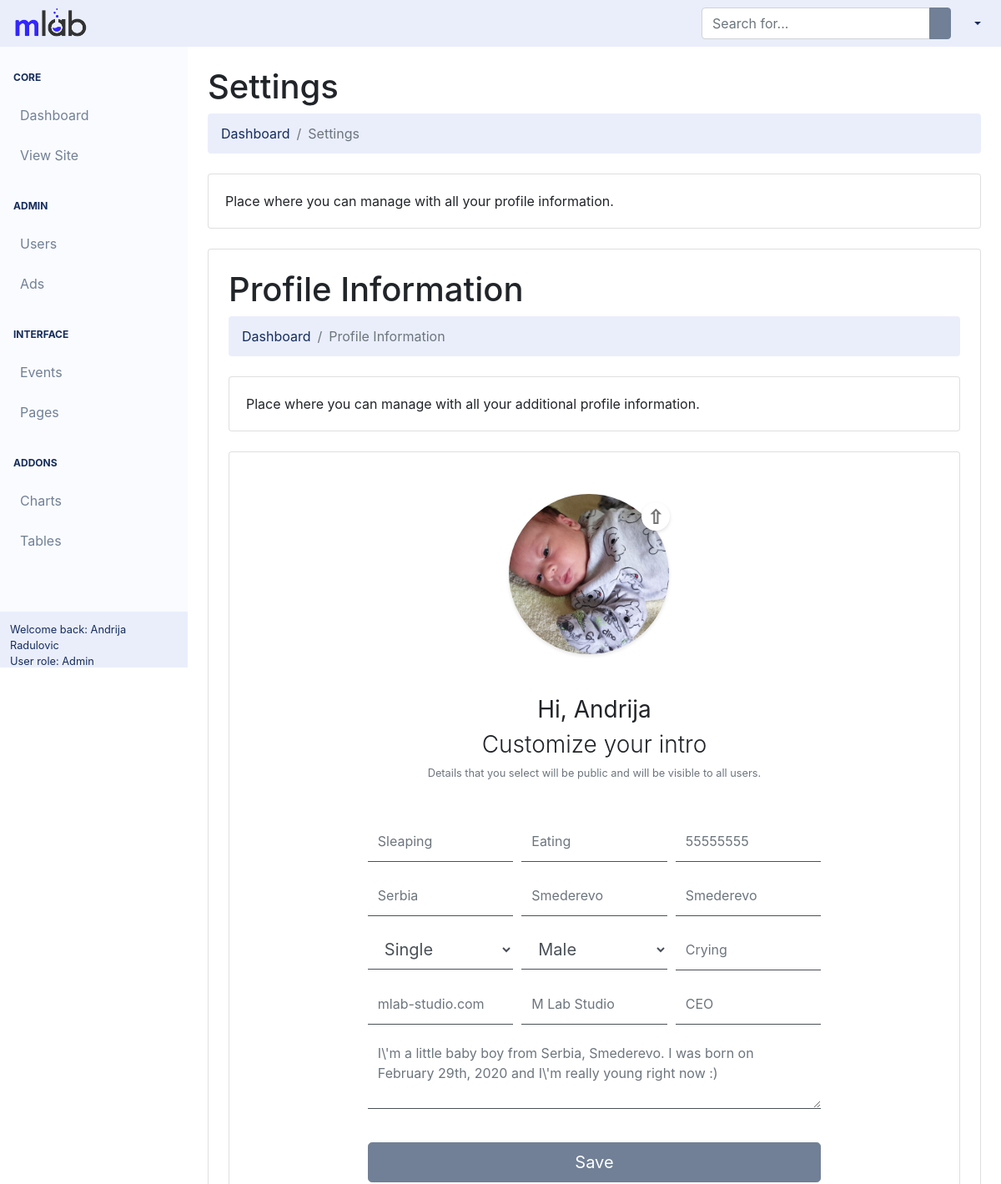
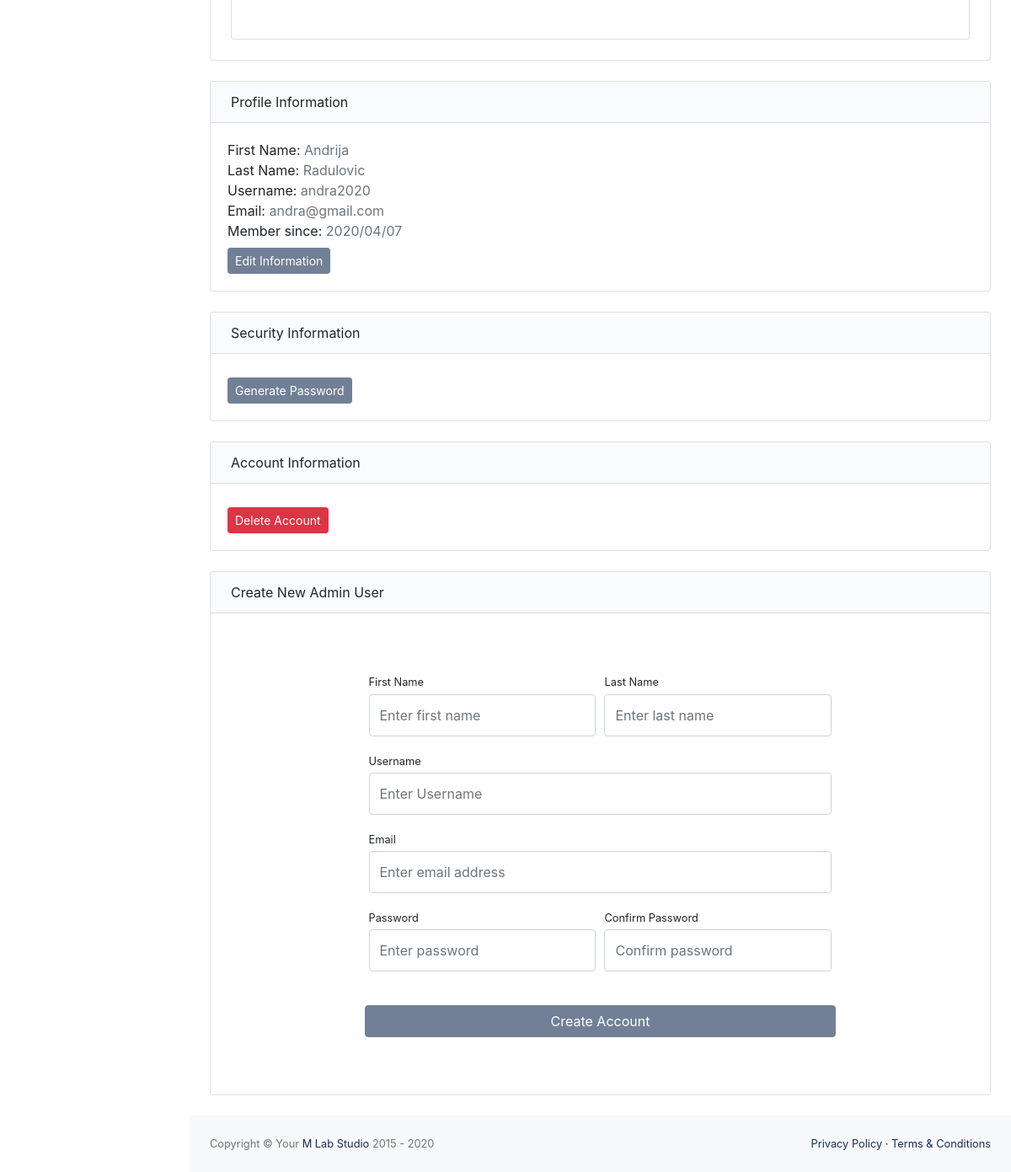
The page /backend/pages/profile-settings.php (signed in) on the database its author committed (2 pictures, top to bottom).
### tables this page shows
CREATE TABLE `users` (
  `id` int(255) NOT NULL,
  `fname` varchar(20) NOT NULL,
  `lname` varchar(20) NOT NULL,
  `username` varchar(100) NOT NULL,
  `email` varchar(100) NOT NULL,
  `password` varchar(100) NOT NULL,
  `profile_image` varchar(100) NOT NULL,
  `work` varchar(50) NOT NULL,
  `education` varchar(50) NOT NULL,
  `phone_number` varchar(30) NOT NULL,
  `state` varchar(30) NOT NULL,
  `current_city` varchar(30) NOT NULL,
  `home_town` varchar(30) NOT NULL,
  `relationship_status` varchar(30) NOT NULL,
  `gender` varchar(30) NOT NULL,
  `hobbies` varchar(100) NOT NULL,
  `website` varchar(30) NOT NULL,
  `company` varchar(30) NOT NULL,
  `position` varchar(30) NOT NULL,
  `bio` varchar(250) NOT NULL,
  `date` timestamp NOT NULL DEFAULT current_timestamp(),
  `user_role` int(10) NOT NULL
);

### backend/config/Db.php (called while the page is built)
<?php
$dbhost = 'localhost';
$dbuser = 'root';
$dbpass = '';
$dbname = 'app';
$db = new Database($dbhost, $dbuser, $dbpass, $dbname);

### backend/config/Database.php (called while the page is built, shortened)
<?php
require_once 'Db.php';
class Database
{
    public $connection;
    protected $query;
    public function __construct($dbhost = 'localhost', $dbuser = 'root', $dbpass = '', $dbname = 'app', $charset = 'utf8')
    {
        $this->connection = new mysqli($dbhost, $dbuser, $dbpass, $dbname);
        $this->connection->set_charset($charset);
    }
    public function query($query)
    {
        if ($this->query = $this->connection->prepare($query)) {
            if (func_num_args() > 1) {
                $x = func_get_args();
                $args = array_slice($x, 1);
                $types = '';
                $args_ref = array();
                foreach ($args as $k => &$arg) {
                    if (is_array($args[$k])) {
                        foreach ($args[$k] as $j => &$a) {
                            $types .= $this->_gettype($args[$k][$j]);
                            $args_ref[] = &$a;
                        }
                    } else {
                        $types .= $this->_gettype($args[$k]);
                        $args_ref[] = &$arg;
                    }
                }
                array_unshift($args_ref, $types);
                call_user_func_array(array($this->query, 'bind_param'), $args_ref);
            }
            $this->query->execute();
        } else {
            $this->error('Unable to prepare MySQL statement (check your syntax) - ' . $this->connection->error);
        }
        return $this;
    }
    public function fetchAll($callback = null)
    {
        $params = array();
        $row = array();
        $meta = $this->query->result_metadata();
        while ($field = $meta->fetch_field()) {
            $params[] = &$row[$field->name];
        }
        call_user_func_array(array($this->query, 'bind_result'), $params);
        $result = array();
        while ($this->query->fetch()) {
            $r = array();
            foreach ($row as $key => $val) {
                $r[$key] = $val;
            }
            if ($callback != null && is_callable($callback)) {
                $value = call_user_func($callback, $r);
                if ($value == 'break') break;
            } else {
                $result[] = $r;
            }
        }
        $this->query_closed = TRUE;
        return $result;
    }
    private function _gettype($var)
    {
        if (is_string($var)) return 's';
        if (is_int($var)) return 'i';
        return 'b';
    }
}

### backend/src/templates/template-parts/setting-page/additional-profile-information/additional-profile-information.php (called while the page is built, shortened)
<?php
include 'additional-profile-information-form.php';

### backend/config/Localization.php (called while the page is built, shortened)
<?php
class Localization
{
    static public function localizationString( string $select ): string
    {
        return self::$strings [ $select ] ?? '';
    }
    static private $strings = array(
        'customize'                         => 'Customize your intro',
        'detail_user'                       => 'Details that you select will be public and will be visible to all users.',
        'profile_information'               => 'Profile Information',
        'dashboard_breadcrumb'              => 'Dashboard',
        'profile_information_breadcrumb'    => 'Profile Information',
        'info_additional_information'       => 'Place where you can manage with all your additional profile information.',
        'relationship_status'               => 'Relationship status',
        'single'                            => 'Single',
        'in_relationship'                   => 'In a Relationship',
        'engaded'                           => 'Engaded',
        'married'                           => 'Married',
        'civil_partnership'                 => 'In a civil partnership',
        'domestic_partnership'              => 'In a domestic partnership',
        'open_partnership'                  => 'In a open relationship',
        'complicated'                       => 'It\'s complicated',
        'separated'                         => 'Separated',
        'divorced'                          => 'Divorced',
        'widowed'                           => 'Widowed',
        'gender'                            => 'Gender',
        'male'                              => 'Male',
        'female'                            => 'Female',
        'custom'                            => 'Custom',
        'not_to_say'                        => 'Prefer not to say',
    );
}

### backend/config/Functions.php (called while the page is built, shortened)
<?php
class Functions
{
    public function selectQuery($path, $dataQuery, $index, $placeholderIndex)
    {
        if (!empty($path)) :
            if (!empty($dataQuery[$index])) : return $path.$dataQuery[$index]; else : return $placeholderIndex; endif;
        else :
            if (!empty($dataQuery[$index])) : return $dataQuery[$index]; else : return $placeholderIndex; endif;
        endif;
    }
}
$function = new Functions();

### backend/src/templates/template-parts/setting-page/additional-profile-information/additional-profile-information-form.php (the view, shortened to what this page needs)
<?php
$username = $_SESSION['username'];
$selectAddProfile = $db->query('SELECT profile_image, work, education, phone_number, state, current_city, home_town, relationship_status, gender, hobbies, website, company, position, bio FROM users WHERE username = ?', $username)->fetchAll();
foreach ($selectAddProfile as $profile) {  ?>
<div class="container-fluid">
    <h1 class="mt-4"><?= Localization::localizationString('profile_information') ?></h1>
    <ol class="breadcrumb mb-4">
        <li class="breadcrumb-item"><a href="../../../../../../index.php"><?= Localization::localizationString('dashboard_breadcrumb') ?></a></li>
        <li class="breadcrumb-item active"><?= Localization::localizationString('profile_information_breadcrumb');?></li>
    </ol>
    <div class="card mb-4">
        <div class="card-body"><?= Localization::localizationString('info_additional_information') ?></div>
    </div>
    <div class="card mb-4">
        <div class="container">
            <div class="row justify-content-center">
                <div class="col-lg-8 mb-5">
                    <div class="border-0 rounded-lg mt-5">
                        <form class="md-form" method="post" enctype="multipart/form-data">
                            <?php include '../src/templates/auth/login/login.php'; ?>
                            <div class="container">
                                <div class="avatar-upload">
                                    <div class="avatar-edit">
                                        <label for="imageUpload"></label>
                                    </div>
                                    <div class="avatar-preview">
                                        <div id="imagePreview" style="background-image: url('<?= $function->selectQuery('../pages/assets/img/uploaded_image/', $profile, 'profile_image', '../pages/assets/img/brands/avatar.png') ?>');">
                                        </div>
                                    </div>
                                </div>
                            </div>
                            <h3 class="text-center font-weight-normal">Hi, <?= $_SESSION['fname'] ?></h3>
                            <h3 class="text-center font-weight-light"><?= Localization::localizationString ( 'customize' ); ?></h3>
                            <small id="username" class="text-center form-text text-muted mb-5"><?= Localization::localizationString ( 'detail_user' ); ?></small>
                            <div class="form-row">
                                <div class="col-md-4">
                                    <div class="form-group">
                                        <input class="form-control py-4 bottom-border" id="work" type="text" name="work" placeholder="<?= $function->selectQuery('', $profile, 'work', 'Work') ?>" required/>
                                    </div>
                                </div>
                                <div class="col-md-4">
                                    <div class="form-group">
                                        <input class="form-control py-4 bottom-border" id="education" type="text" name="education" placeholder="<?= $function->selectQuery('', $profile, 'education', 'Education') ?>" required />
                                    </div>
                                </div>
                                <div class="col-md-4">
                                    <div class="form-group">
                                        <input class="form-control py-4 bottom-border" id="phoneNumber" type="tel" name="phoneNumber" placeholder="<?= $function->selectQuery('', $profile, 'phone_number', 'Phone Number') ?>" />
                                    </div>
                                </div>
                            </div>
                            <div class="form-row">
                                <div class="col-md-4">
                                    <div class="form-group">
                                        <input class="form-control py-4 bottom-border" id="state" type="text" name="state" placeholder="<?= $function->selectQuery('', $profile, 'state', 'State') ?>" required />
                                    </div>
                                </div>
                                <div class="col-md-4">
                                    <div class="form-group">
                                        <input class="form-control py-4 bottom-border" id="currentCity" type="text" name="currentCity" placeholder="<?= $function->selectQuery('', $profile, 'current_city', 'Current City') ?>" required />
                                    </div>
                                </div>
                                <div class="col-md-4">
                                    <div class="form-group">
                                        <input class="form-control py-4 bottom-border" id="homeTown" type="text" name="homeTown" placeholder="<?= $function->selectQuery('', $profile, 'home_town', 'Home Town') ?>"  required/>
                                    </div>
                                </div>
                            </div>
                            <div class="form-row">
                                <div class="col-md-4">
                                    <select class="form-control form-control-lg bottom-border" id="relationshipStatus" name="relationshipStatus[]" required>
                                        <option value=""><?= $function->selectQuery('', $profile, 'relationship_status', Localization::localizationString('relationship_status')); ?></option>
                                    </select>
                                </div>
                                <div class="col-md-4">
                                    <select class="form-control form-control-lg bottom-border" id="gender" name="gender[]" required>
                                        <option value=""><?= $function->selectQuery('', $profile, 'gender', Localization::localizationString('gender')); ?></option>
                                    </select>
                                </div>
                                <div class="col-md-4">
                                    <div class="form-group">
                                        <input class="form-control py-4 bottom-border" id="hobbies" type="text" name="hobbies" placeholder="<?= $function->selectQuery('', $profile, 'hobbies', 'Hobbies') ?>" required />
                                    </div>
                                </div>
                            </div>
                            <div class="form-row">
                                <div class="col-md-4">
                                    <div class="form-group">
                                        <input class="form-control py-4 bottom-border" id="website" type="text" name="website" placeholder="<?= $function->selectQuery('', $profile, 'website', 'Website') ?>" />
                                    </div>
                                </div>
                                <div class="col-md-4">
                                    <div class="form-group">
                                        <input class="form-control py-4 bottom-border" id="company" type="text" name="company" placeholder="<?= $function->selectQuery('', $profile, 'company', 'Company') ?>" />
                                    </div>
                                </div>
                                <div class="col-md-4">
                                    <div class="form-group">
                                        <input class="form-control py-4 bottom-border" id="position" type="text" name="position" placeholder="<?= $function->selectQuery('', $profile, 'position', 'Position') ?>" />
                                    </div>
                                </div>
                            </div>
                            <div class="form-row">
                                <div class="col-md-12">
                                    <div class="form-group">
                                        <textarea class="form-control bottom-border" name="bio" rows="3" placeholder="<?= $function->selectQuery('', $profile, 'bio', 'Write something about you...') ?>" required></textarea>
                                    </div>
                                </div>
                            </div>
                            <div class="form-group d-flex align-items-center justify-content-between mt-4 mb-0">
                                <input type="submit" class="btn btn-primary btn-lg btn-block" value="Save" name="additionalSubmit">
                            </div>
                        </form>
                    </div>
                </div>
            </div>
        </div>
    </div>
</div>
<?php }  ?>

### backend/src/templates/template-parts/setting-page/profile-information/profile-information.php (shortened to what this page needs)
<?php
$settings = $db->query('SELECT * FROM users WHERE id = ?', $_SESSION['id'])->fetchAll();
foreach ($settings as $setting) { ?>
    <p class="mb-0">First Name: <span class="text-muted"><?php echo $setting['fname']; ?></span></p>
    <p class="mb-0">Last Name: <span class="text-muted"><?php echo $setting['lname']; ?></span></p>
    <p class="mb-0">Username: <span class="text-muted"><?php echo $setting['username']; ?></span></p>
    <p class="mb-0">Email: <span class="text-muted"><?php echo $setting['email']; ?></span></p>
    <p class="mb-0">Member since: <span class="text-muted"><?php echo strstr(str_replace('-', '/', $setting['date']), ' ', true); ?></span></p>
<?php }

### rows shown on the page
users: profile_image (picture), work "Sleaping", education "Eating", phoneNumber "55555555", state "Serbia", currentCity "Smederevo", homeTown "Smederevo", relationship_status "Single", gender "Male", hobbies "Crying", website "mlab-studio.com", company "M Lab Studio", position "CEO", bio "I\\'m a little baby boy from Serbia, Smederevo. I was born on February 29th, 2020 and I\\'m really young right now :)", fname "Andrija", lname "Radulovic", username "andra2020", email "andra@gmail.com", date "2020/04/07"

### other values the page prints
$_SESSION['fname'] "Andrija"
$_SESSION['lname'] "Radulovic"
$isAdmin = ($_SESSION['user_role'] === 10) ? 'Admin' : 'Customer' "Admin"
